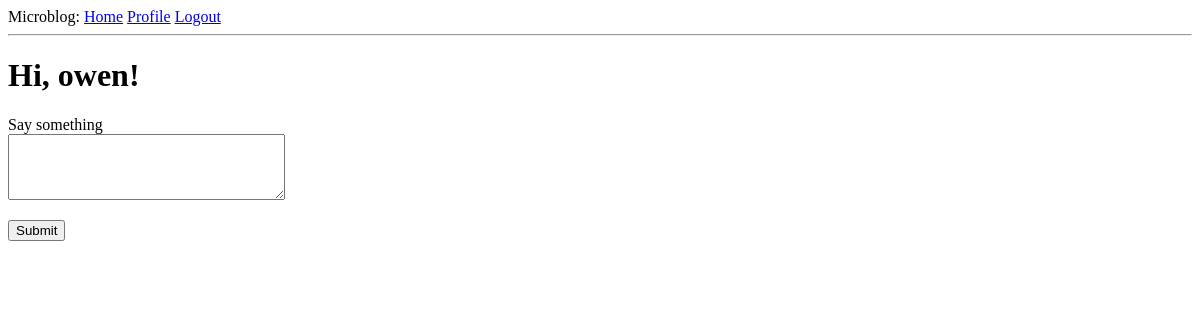
Before: /index (signed in) with the older database file.
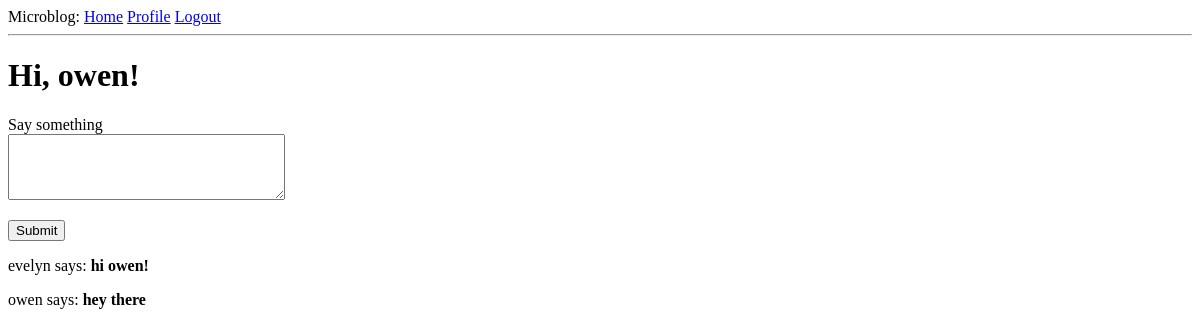
After: the same page with the newer database file.
### app/models.py (models this page shows, shortened)
class Post(db.Model):
    id:         so.Mapped[int] = so.mapped_column(primary_key=True)
    body:       so.Mapped[str] = so.mapped_column(sa.String(140))
    timestamp:  so.Mapped[datetime] = so.mapped_column(index=True, default=lambda: datetime.now(timezone.utc))
    user_id:    so.Mapped[int] = so.mapped_column(sa.ForeignKey(User.id), index=True)
    author:     so.Mapped[User] = so.relationship(back_populates='posts')
    about_me: so.Mapped[Optional[str]] = so.mapped_column(sa.String(140))
    last_seen: so.Mapped[Optional[datetime]] = so.mapped_column(default=lambda: datetime.now(timezone.utc))

class User(UserMixin, db.Model):
    id:             so.Mapped[int] = so.mapped_column(primary_key=True)
    username:       so.Mapped[str] = so.mapped_column(sa.String(64), index=True, unique=True)
    email:          so.Mapped[str] = so.mapped_column(sa.String(120), index=True, unique=True)
    password_hash:  so.Mapped[Optional[str]] = so.mapped_column(sa.String(256))
    posts:          so.WriteOnlyMapped['Post'] = so.relationship(back_populates='author')
    about_me: so.Mapped[Optional[str]] = so.mapped_column(sa.String(140))
    last_seen: so.Mapped[Optional[datetime]] = so.mapped_column(default=lambda: datetime.now(timezone.utc))
    following: so.WriteOnlyMapped['User'] = so.relationship(
        secondary=followers,
        primaryjoin=(followers.c.follower_id == id),
        secondaryjoin=(followers.c.followed_id == id),
        back_populates='followers'
    )
    followers: so.WriteOnlyMapped['User'] = so.relationship(
        secondary=followers,
        primaryjoin=(followers.c.followed_id == id),
        secondaryjoin=(followers.c.follower_id == id),
        back_populates='following'
    )
    def following_posts(self):
        Author = so.aliased(User)
        Follower = so.aliased(User)
        return (
            sa.select(Post)
            .join(Post.author.of_type(Author))
            .join(Author.followers.of_type(Follower), isouter=True)
            .where(sa.or_(
                Follower.id == self.id,
                Author.id == self.id
            ))
            .group_by(Post)
            .order_by(Post.timestamp.desc())
        )

### app/routes.py (the view)
@app.route('/', methods=['GET', 'POST'])
@app.route('/index', methods = ['GET', 'POST'])
@login_required
def bobsanchez():
	form = PostForm()
	if form.validate_on_submit():
		post = Post(body=form.post.data, author=current_user)
		db.session.add(post)
		db.session.commit()
		flash('Your post is now live!')
		return redirect(url_for('bobsanchez'))
	posts = db.session.scalars(current_user.following_posts()).all()
	return render_template('index.html', title='Home', posts=posts, form=form)

### app/forms.py
class PostForm(FlaskForm):
    post = TextAreaField('Say something', validators=[DataRequired(), Length(min=1, max=140)])
    submit = SubmitField('Submit')

### app/models.py (called while the page is built)
@login.user_loader
def load_user(id):
    return db.session.get(User, int(id))

### app/routes.py (called while the page is built)
@app.before_request
def before_request():
	if current_user.is_authenticated:
		current_user.last_seen = datetime.now(timezone.utc)
		db.session.commit()

### app/templates/index.html (shortened to what this page needs)
{% extends "base.html" %}
{% block content %}
    <h1>Hi, {{ current_user.username }}!</h1>
    <form action="" method="post">
        <p>
            {{ form.post.label }}<br>
            {{ form.post(cols=32, rows=4) }}<br>
        </p>
        <p> {{ form.submit() }} </p>
    </form>
    {% for post in posts %}
    <div>
        <p>{{ post.author.username }} says: <b>{{ post.body }}</b></p>
    </div>
    {% endfor %}
{% endblock %}

Changed rows visible on the page:
added Post: author.username "evelyn", body "hi owen!"
added Post: author.username "owen", body "hey there"
